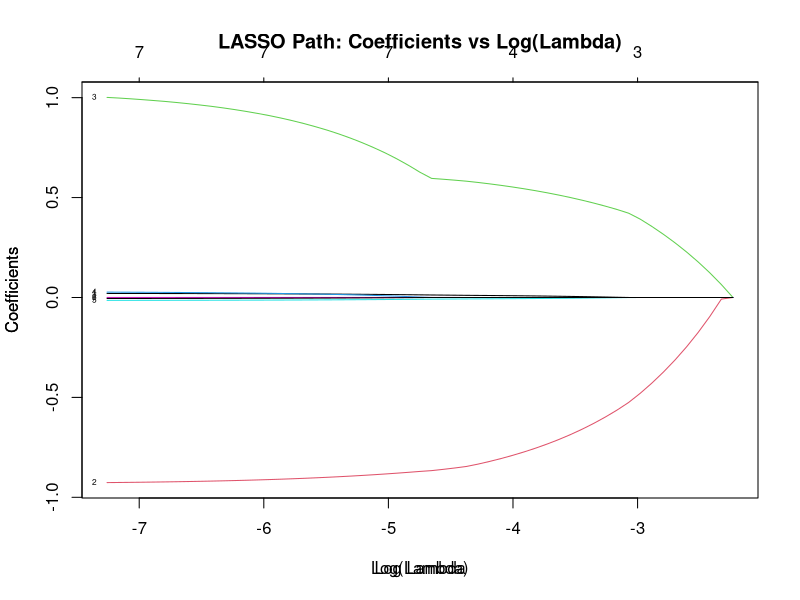
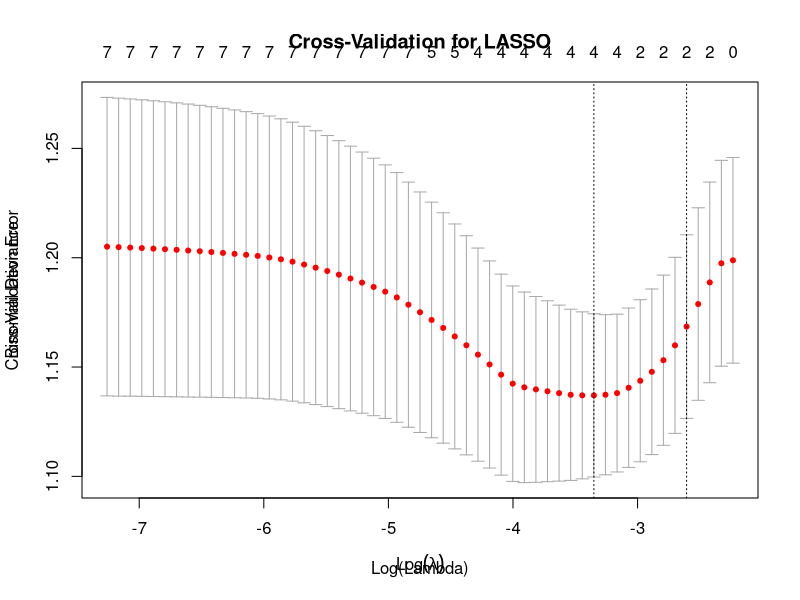

Recreate these plots in R, in order.
## ---- chunk 1
# Load the necessary libraries
#install.packages("rms")
#install.packages("glmnet")
#install.packages("caret")
library(rms)
library(glmnet) # For lasso regression
library(caret)  # For additional model utilities

# Load the dataset and handle missing values
data <- survival::lung  # Load the dataset directly from the survival package
data <- na.omit(data)  # Remove rows with missing values

# If a variable has 3 categories, create dummy variables
# Assuming a categorical variable `X` has levels A, B, C
# Convert it to two dummy variables
# data$X_B <- ifelse(data$X == "B", 1, 0)
# data$X_C <- ifelse(data$X == "C", 1, 0)

# Convert data to a matrix format for glmnet
# Predictors are columns 4 to 10
X <- as.matrix(data[, 4:10])

# Response variable is column 3
Y <- as.matrix(data[, 3])

# Fit a lasso regression model
# alpha = 1 indicates lasso regression; alpha = 0 would indicate ridge regression
lasso <- glmnet(X, Y, alpha = 1, family = "binomial", nlambda = 100)

# If alpha = 0, glmnet performs ridge regression.
# `nlambda = 100` ensures 100 iterations to find the optimal lambda.
print(lasso)

# Plot the coefficients against the log(lambda)
plot(lasso, xvar = "lambda", label = TRUE)
title(main = "LASSO Path: Coefficients vs Log(Lambda)", xlab = "Log(Lambda)", ylab = "Coefficients")

# Cross-validation for optimal lambda
set.seed(42)  # For reproducibility
cv_lasso <- cv.glmnet(X, Y, alpha = 1, family = "binomial", nfolds = 10)

# Plot cross-validation results
plot(cv_lasso)
title(main = "Cross-Validation for LASSO", xlab = "Log(Lambda)", ylab = "Cross-Validation Error")

# Optimal lambda
optimal_lambda <- cv_lasso$lambda.min
cat("Optimal Lambda: ", optimal_lambda, "\n")

# Coefficients at optimal lambda
lasso_coef <- coef(cv_lasso, s = "lambda.min")
print(lasso_coef)
